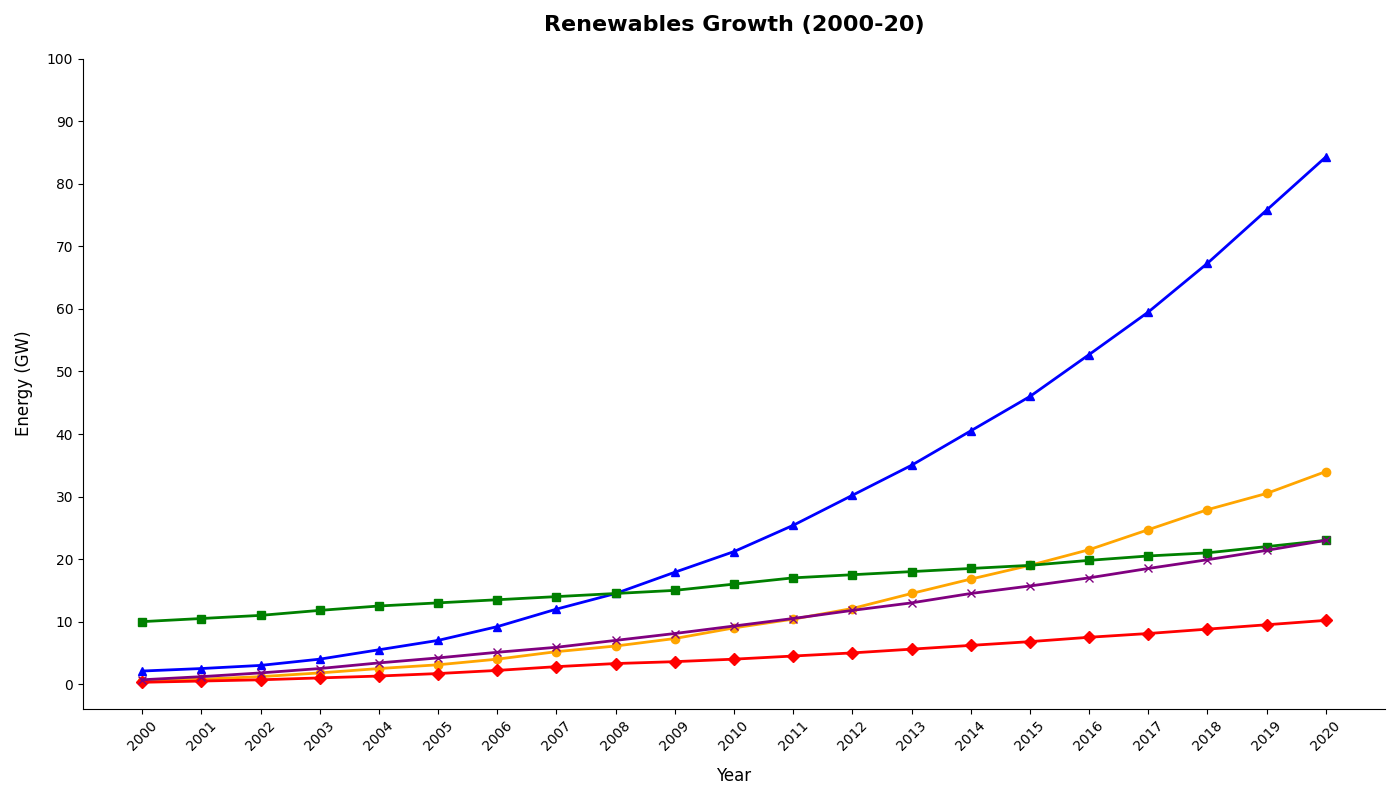

This figure's Python source:
import matplotlib.pyplot as plt
import numpy as np

years = np.arange(2000, 2021)
solar_energy = [0.5, 0.8, 1.2, 1.8, 2.5, 3.1, 4.0, 5.2, 6.1, 7.3, 9.0, 10.4, 12.1, 14.5, 16.8, 19.0, 21.5, 24.7, 27.9, 30.5, 34.0]
wind_energy = [2.1, 2.5, 3.0, 4.0, 5.5, 7.0, 9.2, 12.0, 14.5, 17.9, 21.2, 25.4, 30.2, 35.0, 40.5, 46.0, 52.7, 59.5, 67.3, 75.8, 84.3]
hydro_energy = [10.0, 10.5, 11.0, 11.8, 12.5, 13.0, 13.5, 14.0, 14.5, 15.0, 16.0, 17.0, 17.5, 18.0, 18.5, 19.0, 19.8, 20.5, 21.0, 22.0, 23.0]
geothermal_energy = [0.3, 0.5, 0.7, 1.0, 1.3, 1.7, 2.2, 2.8, 3.3, 3.6, 4.0, 4.5, 5.0, 5.6, 6.2, 6.8, 7.5, 8.1, 8.8, 9.5, 10.2]
biomass_energy = [0.7, 1.2, 1.8, 2.5, 3.4, 4.2, 5.1, 5.9, 7.0, 8.1, 9.3, 10.5, 11.8, 13.0, 14.5, 15.7, 17.0, 18.5, 19.9, 21.4, 23.0]

fig, ax = plt.subplots(figsize=(14, 8))

# Plot each energy source
ax.plot(years, solar_energy, color='orange', marker='o', linestyle='-', linewidth=2)
ax.plot(years, wind_energy, color='blue', marker='^', linestyle='-', linewidth=2)
ax.plot(years, hydro_energy, color='green', marker='s', linestyle='-', linewidth=2)
ax.plot(years, geothermal_energy, color='red', marker='D', linestyle='-', linewidth=2)
ax.plot(years, biomass_energy, color='purple', marker='x', linestyle='-', linewidth=2)

# Set titles and labels
ax.set_title('Renewables Growth (2000-20)', fontsize=16, fontweight='bold', pad=20)
ax.set_xlabel('Year', fontsize=12, labelpad=10)
ax.set_ylabel('Energy (GW)', fontsize=12, labelpad=10)

# Remove grid and legend
# Remove borders
ax.spines['top'].set_visible(False)
ax.spines['right'].set_visible(False)

ax.set_xticks(years, minor=False)
ax.set_xticklabels(years, rotation=45)
ax.set_yticks(np.arange(0, 101, 10))

plt.tight_layout()
plt.show()
